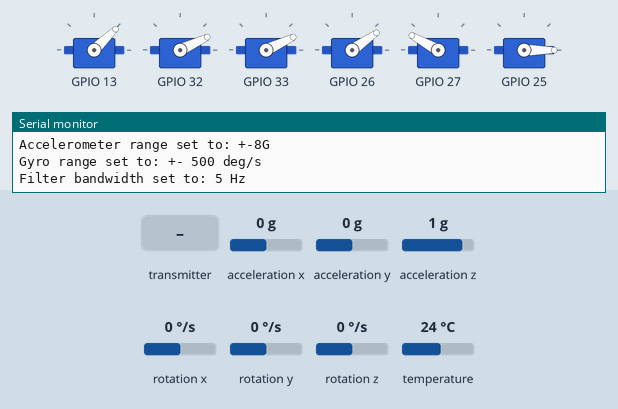
This sketch was run on a simulated ESP32. On the bench: 6 × servo, the last lines printed to the serial monitor. The inputs (shaded band) are chosen by the test bench; at power-on: acceleration x 0 g, acceleration y 0 g, acceleration z 1 g, rotation x 0 °/s, rotation y 0 °/s, rotation z 0 °/s, temperature 24 °C. No radio packets arrive unless stated; servo pulses on a pin are drawn as a servo (544–2400 µs = 0–180°).

Above: at 1.3 s.
1.4 s: the transmitter starts sending manetteG_X = 1024
At 1.8 s:
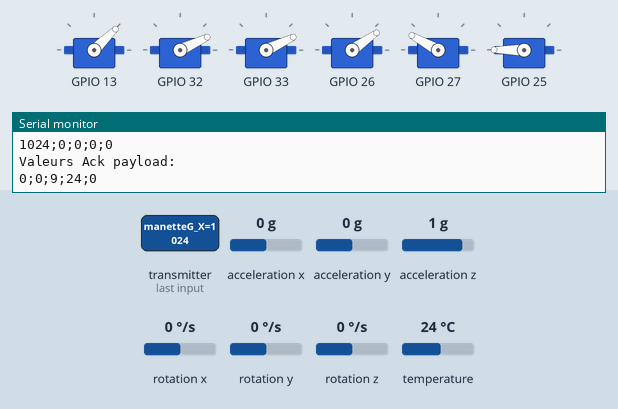
2.9 s: the transmitter starts sending manetteD_X = 1024
At 4.1 s:
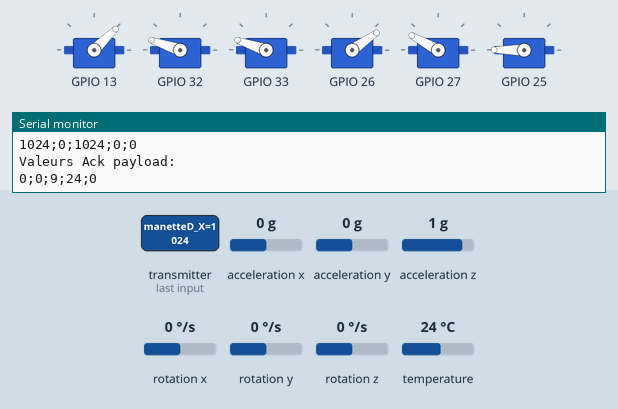
4.4 s: the transmitter starts sending manetteD_Y = 1024
At 5.2 s:
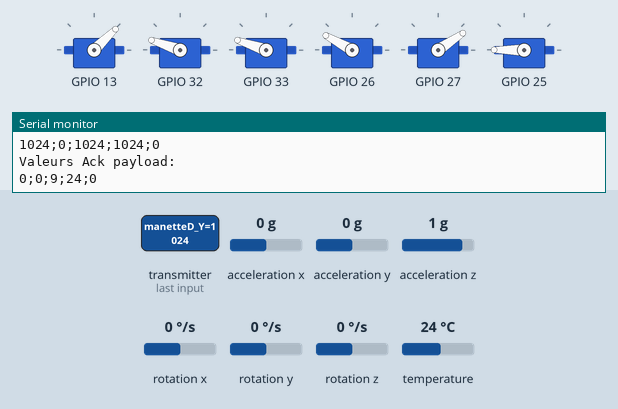
5.9 s: the transmitter starts sending motor = 1024
At 6.3 s:
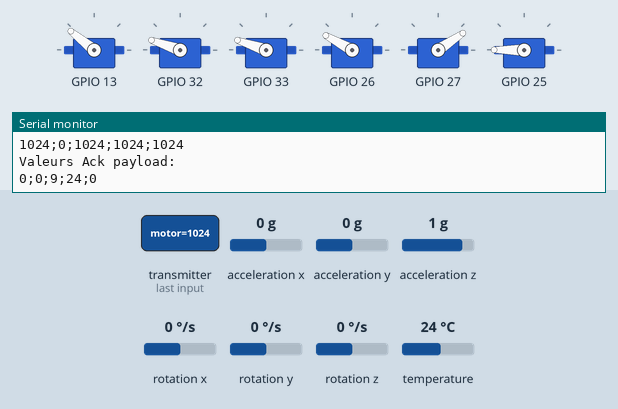
7.4 s: the transmitter starts sending manetteG_X = 0
At 8.6 s:
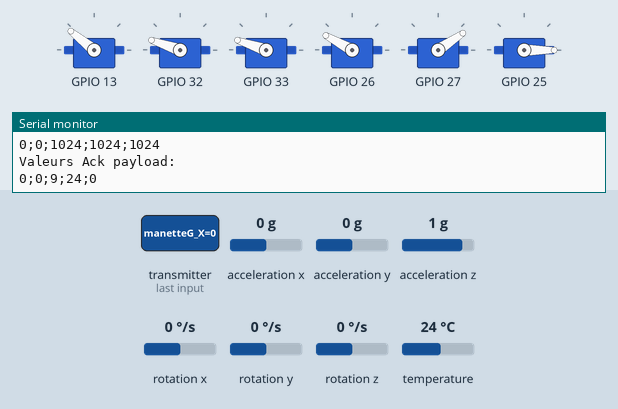
8.9 s: the transmitter starts sending manetteD_X = 0
At 9.8 s:
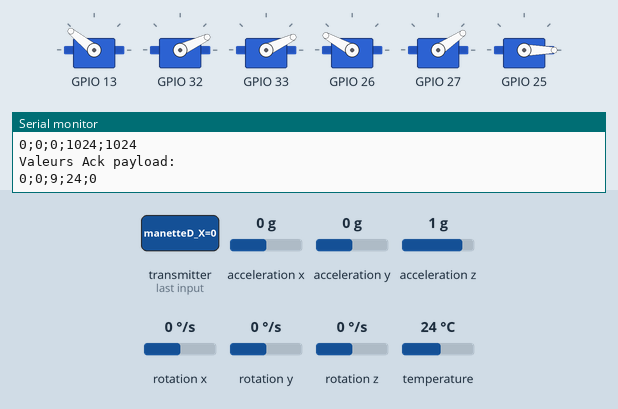
Timing chart, 0 to 11.4 s (numbered marks = the images above; inputs shaded):
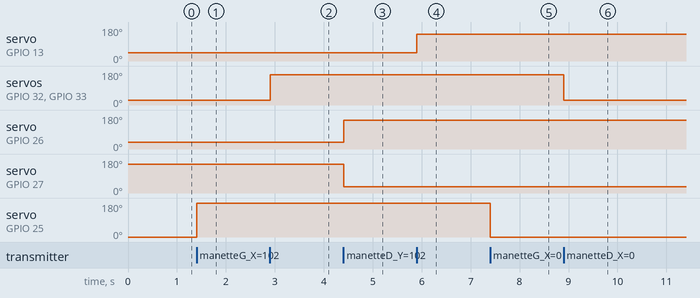

The sketch:

avion_recepteur.ino
```cpp
////AVION

#include <SPI.h>
#include "nRF24L01.h"
#include "RF24.h"
#include <esp32-hal-ledc.h>

#include <Adafruit_MPU6050.h>
#include <Adafruit_Sensor.h>
#include <Wire.h>

Adafruit_MPU6050 mpu;

#define LED_PIN 2

RF24 radio(4, 5); // CE, CSN

const byte address1[6] = "00001"; // telecommande => avion

struct DataControl
{
  uint16_t manetteG_X;
  uint16_t manetteG_Y;
  uint16_t manetteD_X;
  uint16_t manetteD_Y;
  uint16_t motor;
};
DataControl dataRecved;


struct DataNavigation
{
  int16_t tangage;
  int16_t roulis;
  int16_t gravite;
  int16_t temperature;
  int16_t valeur;
};
DataNavigation dataToSend;

//int16_t dataToSend[5]={0,0,0,0,0};


int lacetChannel = 1;
int roulisChannelG = 2;
int roulisChannelD = 3;
int tangageChannelG = 4;
int tangageChannelD = 5;
int moteurChannel = 6;
int servofreq = 50;
int servoResolution = 16;


class Lacet
{
    int pin_L;
    int MIN_PULSE_WIDTH;
    int MAX_PULSE_WIDTH;

  public:
Lacet(int pin){
  pin_L = pin;
 MIN_PULSE_WIDTH = 544;
 MAX_PULSE_WIDTH = 2400;
  ledcSetup(lacetChannel,servofreq,servoResolution);
  ledcAttachPin(pin_L,lacetChannel);
    }


   int pulseWidth(uint16_t angle)
    {
      int pulse_wide, analog_value;
      pulse_wide = map(angle, 0, 1023, MIN_PULSE_WIDTH, MAX_PULSE_WIDTH);
      analog_value = int(float(pulse_wide) / 1000000 * servofreq * 65536);
      return analog_value;
    }

  void Update(uint16_t valueLacet) {

    ledcWrite(lacetChannel, pulseWidth(valueLacet));

    }
};


class Roulis
{
    int pin_R_G;
    int pin_R_D;
    int MIN_PULSE_WIDTH;
    int MAX_PULSE_WIDTH;

  public:
Roulis(int pin1, int pin2 ){
  pin_R_G = pin1;
  pin_R_D = pin2;
  MIN_PULSE_WIDTH = 800; //544
  MAX_PULSE_WIDTH = 2200; //2400
  ledcSetup(roulisChannelG,servofreq,servoResolution);
  ledcSetup(roulisChannelD,servofreq,servoResolution);
  ledcAttachPin(pin_R_G,roulisChannelG);
  ledcAttachPin(pin_R_D,roulisChannelD);
    }


   int pulseWidth(uint16_t angle)
    {
      int pulse_wide, analog_value;
      pulse_wide = map(angle, 0, 1023, MIN_PULSE_WIDTH, MAX_PULSE_WIDTH);
      analog_value = int(float(pulse_wide) / 1000000 * servofreq * 65536);
      return analog_value;
    }

  void Update(uint16_t valueRoulis) {

    ledcWrite(roulisChannelG, pulseWidth(valueRoulis));
    ledcWrite(roulisChannelD, pulseWidth(valueRoulis));

    }
};


class Tangage
{
    int pin_T_G;
    int pin_T_D;
    int MIN_PULSE_WIDTH;
    int MAX_PULSE_WIDTH;

  public:
Tangage(int pin1, int pin2 ){
  pin_T_G = pin1;
  pin_T_D = pin2;
  MIN_PULSE_WIDTH = 900;
  MAX_PULSE_WIDTH = 2100;
  ledcSetup(tangageChannelG,servofreq,servoResolution);
  ledcSetup(tangageChannelD,servofreq,servoResolution);
  ledcAttachPin(pin_T_G,tangageChannelG);
  ledcAttachPin(pin_T_D,tangageChannelD);
    }


   int pulseWidthG(uint16_t angle)
    {
      int pulse_wide, analog_value;
      pulse_wide = map(angle, 0, 1023, MIN_PULSE_WIDTH, MAX_PULSE_WIDTH);
      analog_value = int(float(pulse_wide) / 1000000 * servofreq * 65536);
      return analog_value;
    }

       int pulseWidthD(uint16_t angle)
    {
      int pulse_wide, analog_value, revert;
      revert = 1023 - angle;
      pulse_wide = map(revert, 0, 1023, MIN_PULSE_WIDTH, MAX_PULSE_WIDTH);
      analog_value = int(float(pulse_wide) / 1000000 * servofreq * 65536);
      return analog_value;
    }

  void Update(uint16_t valueTangage) {

    ledcWrite(tangageChannelG, pulseWidthG(valueTangage));
    ledcWrite(tangageChannelD, pulseWidthD(valueTangage));

    }
};


//class Moteur
//{
//    int pin_M;
//    int MIN_PULSE_WIDTH;
//    int MAX_PULSE_WIDTH;
//
//  public:
//Moteur(int pin){
//  pin_M = pin;
//  MIN_PULSE_WIDTH = 1000;
//  MAX_PULSE_WIDTH = 2000;
//  ledcSetup(moteurChannel,servofreq,servoResolution);
//  ledcAttachPin(pin_M,moteurChannel);
//    }
//
//
//   int pulseWidth(uint16_t angle)
//    {
//      int pulse_wide, analog_value;
//      pulse_wide = map(angle, 0, 1023, MIN_PULSE_WIDTH, MAX_PULSE_WIDTH);
//      analog_value = int(float(pulse_wide) / 1000000 * servofreq * 65536);
//      return analog_value;
//    }
//
//  void Update(uint16_t valueMoteur) {
//    ledcWrite(moteurChannel, pulseWidth(valueMoteur));
//    }
//};


class Moteur
{
    int pin_M;

  public:
  Moteur(int pin){
  pin_M = pin;
  ledcSetup(moteurChannel,servofreq,servoResolution);
  ledcAttachPin(pin_M,moteurChannel);
    }

   int pulseWidthFactored(uint16_t angle,uint16_t factor)
    {
      int pulse_wide, analog_value, PULSE_MIDDLE;

      PULSE_MIDDLE = map(angle, 0, 1023, 1000, 2000);

      if (angle < 10){
        pulse_wide = 1000;
        }

       if (angle > 1015){
        pulse_wide = 2000;
       }

      if (angle >= 10 && angle <= 1015 && factor < 520){
        pulse_wide = map(factor, 0, 526, 1000, PULSE_MIDDLE);
        }

      if (angle >= 10 && angle <= 1015 && factor >= 520 && factor <= 532 ){
        pulse_wide = map(angle, 0, 1023, 1000, 2000);
        }

      if ( angle >= 10 && angle <= 1015 && factor > 532){
        pulse_wide = map(factor, 526, 1023, PULSE_MIDDLE, 2000);
        }

      analog_value = int(float(pulse_wide) / 1000000 * servofreq * 65536);
      return analog_value;
    }

  void Update(uint16_t valueMoteur,uint16_t valueFacteur) {
      ledcWrite(moteurChannel, pulseWidthFactored(valueMoteur,valueFacteur));
    }
};


class Listener
{
  public:
  Listener(){

    }

  void Update() {

  if (radio.available()) {

      Serial.println(radio.getDynamicPayloadSize());
      radio.read(&dataRecved,sizeof(dataRecved));

      Serial.print(F("Received: "));
      Serial.println();
      Serial.print(dataRecved.manetteG_X);
      Serial.print(";");
      Serial.print(dataRecved.manetteG_Y);
      Serial.print(";");
      Serial.print(dataRecved.manetteD_X);
      Serial.print(";");
      Serial.print(dataRecved.manetteD_Y);
      Serial.print(";");
      Serial.print(dataRecved.motor);
      Serial.println();

          sensors_event_t a, g, temp;
          mpu.getEvent(&a, &g, &temp);

//          dataToSend[0] = int16_t((atan(-1 * a.acceleration.x / sqrt(pow(a.acceleration.y, 2) + pow(a.acceleration.z, 2))) * 180 / PI) + 0);
//          dataToSend[1] = int16_t((atan(a.acceleration.y / sqrt(pow(a.acceleration.x, 2) + pow(a.acceleration.z, 2))) * 180 / PI) - 0);
//          dataToSend[2] = int16_t(a.acceleration.z);
//          dataToSend[3] = int16_t(temp.temperature);
//          dataToSend[4] = 0;


            dataToSend.tangage = int16_t((atan(-1 * a.acceleration.x / sqrt(pow(a.acceleration.y, 2) + pow(a.acceleration.z, 2))) * 180 / PI) + 0);
            dataToSend.roulis = int16_t((atan(a.acceleration.y / sqrt(pow(a.acceleration.x, 2) + pow(a.acceleration.z, 2))) * 180 / PI) - 0);
            dataToSend.gravite = int16_t(a.acceleration.z);
            dataToSend.temperature = int16_t(temp.temperature);
            dataToSend.valeur = 0;


            Serial.print(F("Valeurs Ack payload:"));
            Serial.println();
            Serial.print(dataToSend.tangage);
            Serial.print(";");
            Serial.print(dataToSend.roulis);
            Serial.print(";");
            Serial.print(dataToSend.gravite);
            Serial.print(";");
            Serial.print(dataToSend.temperature);
            Serial.print(";");
            Serial.print(dataToSend.valeur);
            Serial.println();

          radio.writeAckPayload(1, &dataToSend, sizeof(dataToSend));
    }
    }
};


Moteur moteur(13);
Roulis roulis(32,33);
Tangage tangage(26 ,27);
Lacet lacet(25);
Listener listener;

void setup()
{
  Serial.begin(115200);

  dataToSend.tangage = 0;
  dataToSend.roulis = 0;
  dataToSend.gravite = 0;
  dataToSend.temperature = 0;
  dataToSend.valeur = 0;

  radio.begin();
  radio.setDataRate( RF24_250KBPS );
  radio.openReadingPipe(1, address1);
  radio.enableAckPayload();
  radio.startListening();
  radio.writeAckPayload(1, &dataToSend, sizeof(dataToSend)); // pre-load data

Serial.println("Adafruit MPU6050 test!");

  // Try to initialize!
  if (!mpu.begin()) {
    Serial.println("Failed to find MPU6050 chip");
    while (1) {
      delay(10);
    }
  }
  Serial.println("MPU6050 Found!");

  mpu.setAccelerometerRange(MPU6050_RANGE_8_G);
  Serial.print("Accelerometer range set to: ");
  switch (mpu.getAccelerometerRange()) {
  case MPU6050_RANGE_2_G:
    Serial.println("+-2G");
    break;
  case MPU6050_RANGE_4_G:
    Serial.println("+-4G");
    break;
  case MPU6050_RANGE_8_G:
    Serial.println("+-8G");
    break;
  case MPU6050_RANGE_16_G:
    Serial.println("+-16G");
    break;
  }
  mpu.setGyroRange(MPU6050_RANGE_500_DEG);
  Serial.print("Gyro range set to: ");
  switch (mpu.getGyroRange()) {
  case MPU6050_RANGE_250_DEG:
    Serial.println("+- 250 deg/s");
    break;
  case MPU6050_RANGE_500_DEG:
    Serial.println("+- 500 deg/s");
    break;
  case MPU6050_RANGE_1000_DEG:
    Serial.println("+- 1000 deg/s");
    break;
  case MPU6050_RANGE_2000_DEG:
    Serial.println("+- 2000 deg/s");
    break;
  }

  mpu.setFilterBandwidth(MPU6050_BAND_5_HZ);
  Serial.print("Filter bandwidth set to: ");
  switch (mpu.getFilterBandwidth()) {
  case MPU6050_BAND_260_HZ:
    Serial.println("260 Hz");
    break;
  case MPU6050_BAND_184_HZ:
    Serial.println("184 Hz");
    break;
  case MPU6050_BAND_94_HZ:
    Serial.println("94 Hz");
    break;
  case MPU6050_BAND_44_HZ:
    Serial.println("44 Hz");
    break;
  case MPU6050_BAND_21_HZ:
    Serial.println("21 Hz");
    break;
  case MPU6050_BAND_10_HZ:
    Serial.println("10 Hz");
    break;
  case MPU6050_BAND_5_HZ:
    Serial.println("5 Hz");
    break;
  }

  Serial.println("");
  delay(100);

}

void loop()
{
  listener.Update();
  //moteur.Update(dataRecved.motor);
  moteur.Update(dataRecved.motor,dataRecved.manetteG_Y);
  roulis.Update(dataRecved.manetteD_X);
  tangage.Update(dataRecved.manetteD_Y);
  lacet.Update(dataRecved.manetteG_X);
}
```

Measured:
- after the input at 1.4 s, servo on GPIO 25: 0° → 180° at once
- after the input at 2.9 s, servo on GPIO 32, servo on GPIO 33: 25° → 161° at once
- after the input at 4.4 s, servo on GPIO 26: 35° → 151° at once; servo on GPIO 27: 151° → 34° at once
- after the input at 5.9 s, servo on GPIO 13: 44° → 141° at once
- after the input at 7.4 s, servo on GPIO 25: 180° → 0° at once
- after the input at 8.9 s, servo on GPIO 32, servo on GPIO 33: 161° → 25° at once
